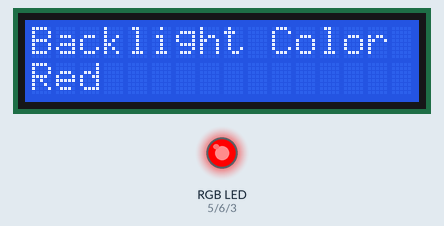
Recording of a sketch running on a simulated Arduino Uno, built with avr-gcc and run on an emulated ATmega328P. On the bench: 16×2 character LCD, an RGB LED mixed from three pins (HIGH = lit).

Above: at 0.1 s.
At 4.6 s:
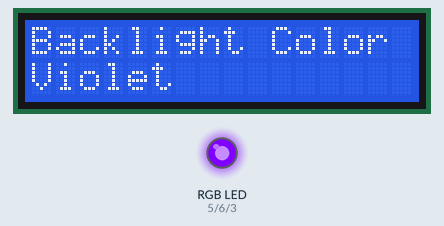
At 7.6 s:
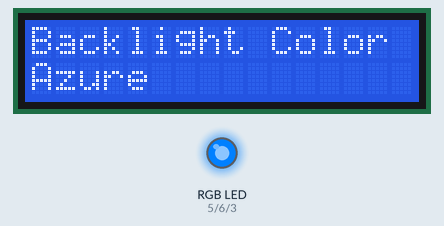
At 10.6 s:
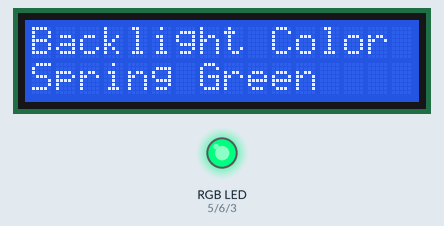
At 16.7 s:
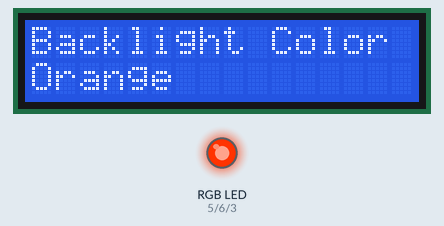
At 22.81 s:
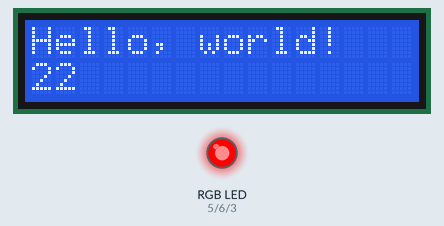
Timing chart, 0 to 24.3 s (numbered marks = the images above):
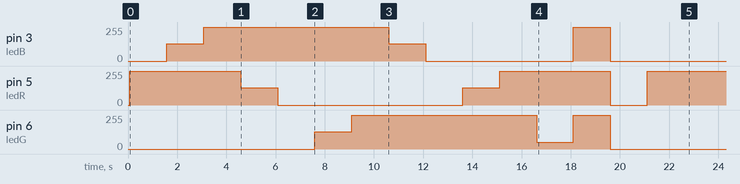

The sketch:

rgb_demo.ino
```cpp
// (licence header left out)
//Include the library code:
#include <LiquidCrystal.h>

//LED Backlight
int ledR = 5;//hardware PWM
int ledG = 6;//hardware PWM
int ledB = 3; //hardware PWM
int redIntensity = 255; //value to adjust since red can be brighter than the other colors depending on the resistor value used

//Initialize the library by associating any
//needed LCD interface pin with the Arduino pin
//number it is connected to
const int rs = 13, en = 12, d4 = 11, d5 = 10, d6 = 9, d7 = 8;
LiquidCrystal lcd(rs, en, d4, d5, d6, d7);

void setup() {
  //Set up the LCD's number of columns and rows:
  lcd.begin(16, 2);

  //Clear the display
  lcd.clear();

  //Test Colors
  sequenceTest();

  lcd.setCursor(0, 0);
  //Print a message to the LCD.
  lcd.print("Hello, world!");
  //Turn on backlight for red
  redON();
  lcd.setCursor(0, 1);
  lcd.print("Red");
  delay(1500);
  lcd.setCursor(0, 1);
  lcd.print("                ");

}

void loop() {
  // set the cursor to column 0, line 1
  // (note: line 1 is the second row, since counting begins with 0):
  lcd.setCursor(0, 1);
  // print the number of seconds since reset:
  lcd.print(millis() / 1000);
}

void allOFF() {
  analogWrite(ledR, 0);
  analogWrite(ledG, 0);
  analogWrite(ledB, 0);
}

void allON() {
  analogWrite(ledR, redIntensity);
  analogWrite(ledG, 255);
  analogWrite(ledB, 255);
}

void redON() {
  analogWrite(ledR, redIntensity);
  analogWrite(ledG, 0);
  analogWrite(ledB, 0);
}

void roseON() {
  analogWrite(ledR, redIntensity);
  analogWrite(ledG, 0);
  analogWrite(ledB, 128);
}

void magentaON() {
  analogWrite(ledR, redIntensity);
  analogWrite(ledG, 0);
  analogWrite(ledB, 255);
}

void violetON() {
  analogWrite(ledR, 128);
  analogWrite(ledG, 0);
  analogWrite(ledB, 255);
}

void blueON() {
  analogWrite(ledR, 0);
  analogWrite(ledG, 0);
  analogWrite(ledB, 255);
}

void azureON() {
  analogWrite(ledR, 0);
  analogWrite(ledG, 128);
  analogWrite(ledB, 255);
}

void cyanON() {
  analogWrite(ledR, 0);
  analogWrite(ledG, 255);
  analogWrite(ledB, 255);
}

void springgreenON() {
  analogWrite(ledR, 0);
  analogWrite(ledG, 255);
  analogWrite(ledB, 128);
}

void greenON() {
  analogWrite(ledR, 0);
  analogWrite(ledG, 255);
  analogWrite(ledB, 0);
}

void chartreuseON() {
  analogWrite(ledR, 128);
  analogWrite(ledG, 255);
  analogWrite(ledB, 0);
}

void yellowON() {
  analogWrite(ledR, redIntensity);
  analogWrite(ledG, 255);
  analogWrite(ledB, 0);
}

void orangeON() {
  analogWrite(ledR, redIntensity);
  analogWrite(ledG, 51);
  analogWrite(ledB, 0);
}

void sequenceTest() {

  lcd.setCursor(0, 0);
  lcd.print("Backlight Color");

  lcd.setCursor(0, 1);          //set the cursor to the second row, 1st position
  lcd.print("                 ");//clear 2nd row
  lcd.setCursor(0, 1);          //set the cursor to the second row, 1st position
  lcd.print("Red");
  redON();//good
  delay(1500);

  lcd.setCursor(0, 1);           //set the cursor to the second row, 1st position
  lcd.print("                 ");//clear 2nd row
  lcd.setCursor(0, 1);           //set the cursor to the second row, 1st position
  lcd.print("Rose");
  roseON();
  delay(1500);

  lcd.setCursor(0, 1);           //set the cursor to the second row, 1st position
  lcd.print("                 ");//clear 2nd row
  lcd.setCursor(0, 1);           //set the cursor to the second row, 1st position
  lcd.print("Magenta");
  magentaON();//good
  delay(1500);

  lcd.setCursor(0, 1);           //set the cursor to the second row, 1st position
  lcd.print("                 ");//clear 2nd row
  lcd.setCursor(0, 1);           //set the cursor to the second row, 1st position
  lcd.print("Violet");
  violetON();
  delay(1500);

  lcd.setCursor(0, 1);           //set the cursor to the second row, 1st position
  lcd.print("                 ");//clear 2nd row
  lcd.setCursor(0, 1);           //set the cursor to the second row, 1st position
  lcd.print("Blue");
  blueON();//good
  delay(1500);

  lcd.setCursor(0, 1);           //set the cursor to the second row, 1st position
  lcd.print("                 ");//clear 2nd row
  lcd.setCursor(0, 1);           //set the cursor to the second row, 1st position
  lcd.print("Azure");
  azureON();//good
  delay(1500);

  lcd.setCursor(0, 1);           //set the cursor to the second row, 1st position
  lcd.print("                 ");//clear 2nd row
  lcd.setCursor(0, 1);           //set the cursor to the second row, 1st position
  lcd.print("Cyan");
  cyanON();//good
  delay(1500);

  lcd.setCursor(0, 1);           //set the cursor to the second row, 1st position
  lcd.print("                 ");//clear 2nd row
  lcd.setCursor(0, 1);           //set the cursor to the second row, 1st position
  lcd.print("Spring Green");
  springgreenON();//good
  delay(1500);

  lcd.setCursor(0, 1);           //set the cursor to the second row, 1st position
  lcd.print("                 ");//clear 2nd row
  lcd.setCursor(0, 1);           //set the cursor to the second row, 1st position
  lcd.print("Green");
  greenON();//good
  delay(1500);

  lcd.setCursor(0, 1);           //set the cursor to the second row, 1st position
  lcd.print("                 ");//clear 2nd row
  lcd.setCursor(0, 1);           //set the cursor to the second row, 1st position
  lcd.print("Chartreuse");
  chartreuseON();
  delay(1500);

  lcd.setCursor(0, 1);           //set the cursor to the second row, 1st position
  lcd.print("                 ");//clear 2nd row
  lcd.setCursor(0, 1);           //set the cursor to the second row, 1st position
  lcd.print("Yellow");
  yellowON();//good
  delay(1500);

  lcd.setCursor(0, 1);           //set the cursor to the second row, 1st position
  lcd.print("                 ");//clear 2nd row
  lcd.setCursor(0, 1);           //set the cursor to the second row, 1st position
  lcd.print("Orange");
  orangeON();//good
  delay(1500);

  lcd.setCursor(0, 1);           //set the cursor to the second row, 1st position
  lcd.print("                 ");//clear 2nd row
  lcd.setCursor(0, 1);           //set the cursor to the second row, 1st position
  lcd.print("White");
  allON();
  delay(1500);

  lcd.setCursor(0, 1);           //set the cursor to the second row, 1st position
  lcd.print("                 ");//clear 2nd row
  lcd.setCursor(0, 1);           //set the cursor to the second row, 1st position
  lcd.print("LEDs Off");
  allOFF();
  delay(1500);

  lcd.setCursor(0, 0);           //set the cursor to the second row, 1st position
  lcd.clear();                   //Clear the display
}
```

Measured:
- what the display in image 1 shows lasts 1.5 s, from 4.6 s to 6.1 s
